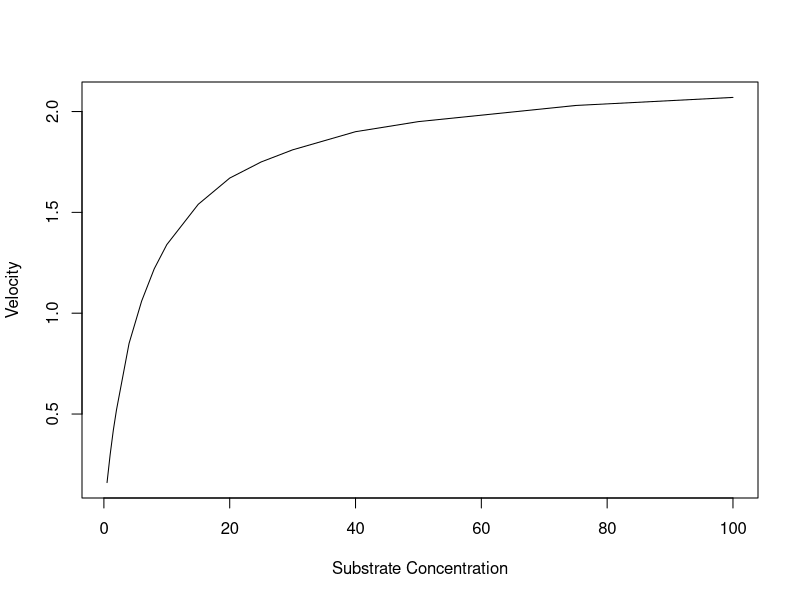
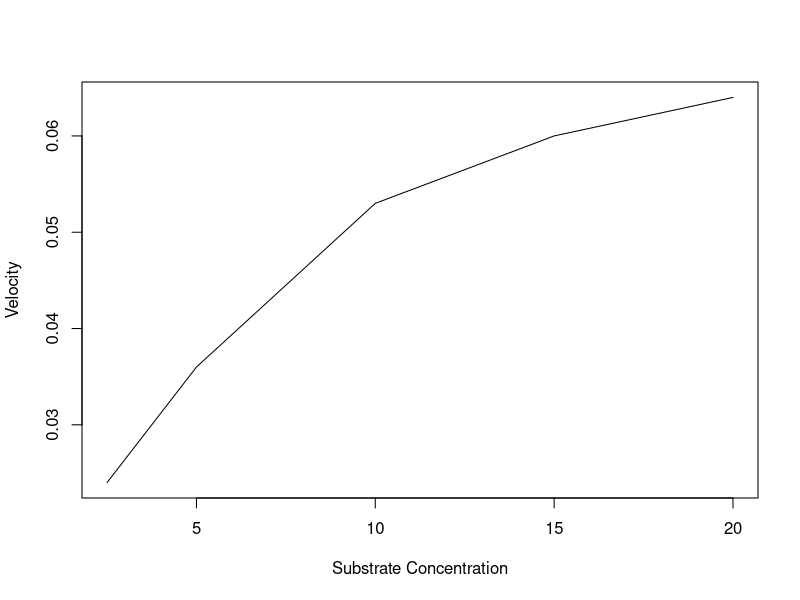
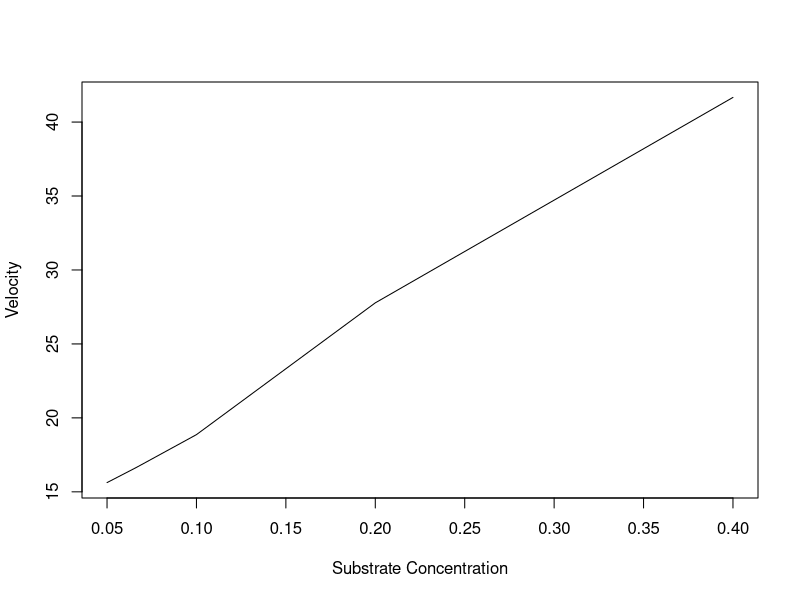

These charts were generated, in order, by the following R code:
#Michaelis-Menten Equations
## linear model fit
#a)
S=c(0.5, 1.0, 1.5, 2.0, 4, 6, 8, 10, 15, 20, 25, 30, 40, 50, 75, 100)
V=c(0.16, 0.30, 0.42, 0.52, 0.85, 1.06, 1.22, 1.34, 1.54, 1.67, 1.75, 1.81, 1.90, 1.95, 2.03, 2.07)
plot(S,V,type="l",xlab="Substrate Concentration",ylab="Velocity")
print("From the plot Vmax is approximately 2 units and Km is 6")
#b)
S=c(2.5,5,10,15,20)
V=c(0.024,0.036,0.053,0.060,0.064)
plot(S,V,type="l",xlab="Substrate Concentration",ylab="Velocity")
print("From the plot Vmax is approximately 0.06mM/sec and Km is 5mM")
#c)
S=1/S
V=1/V
plot(S,V,type="l",xlab="Substrate Concentration",ylab="Velocity")
df=data.frame(S,V)
model<-lm(formula = V ~ S,data = df)
summary(model)